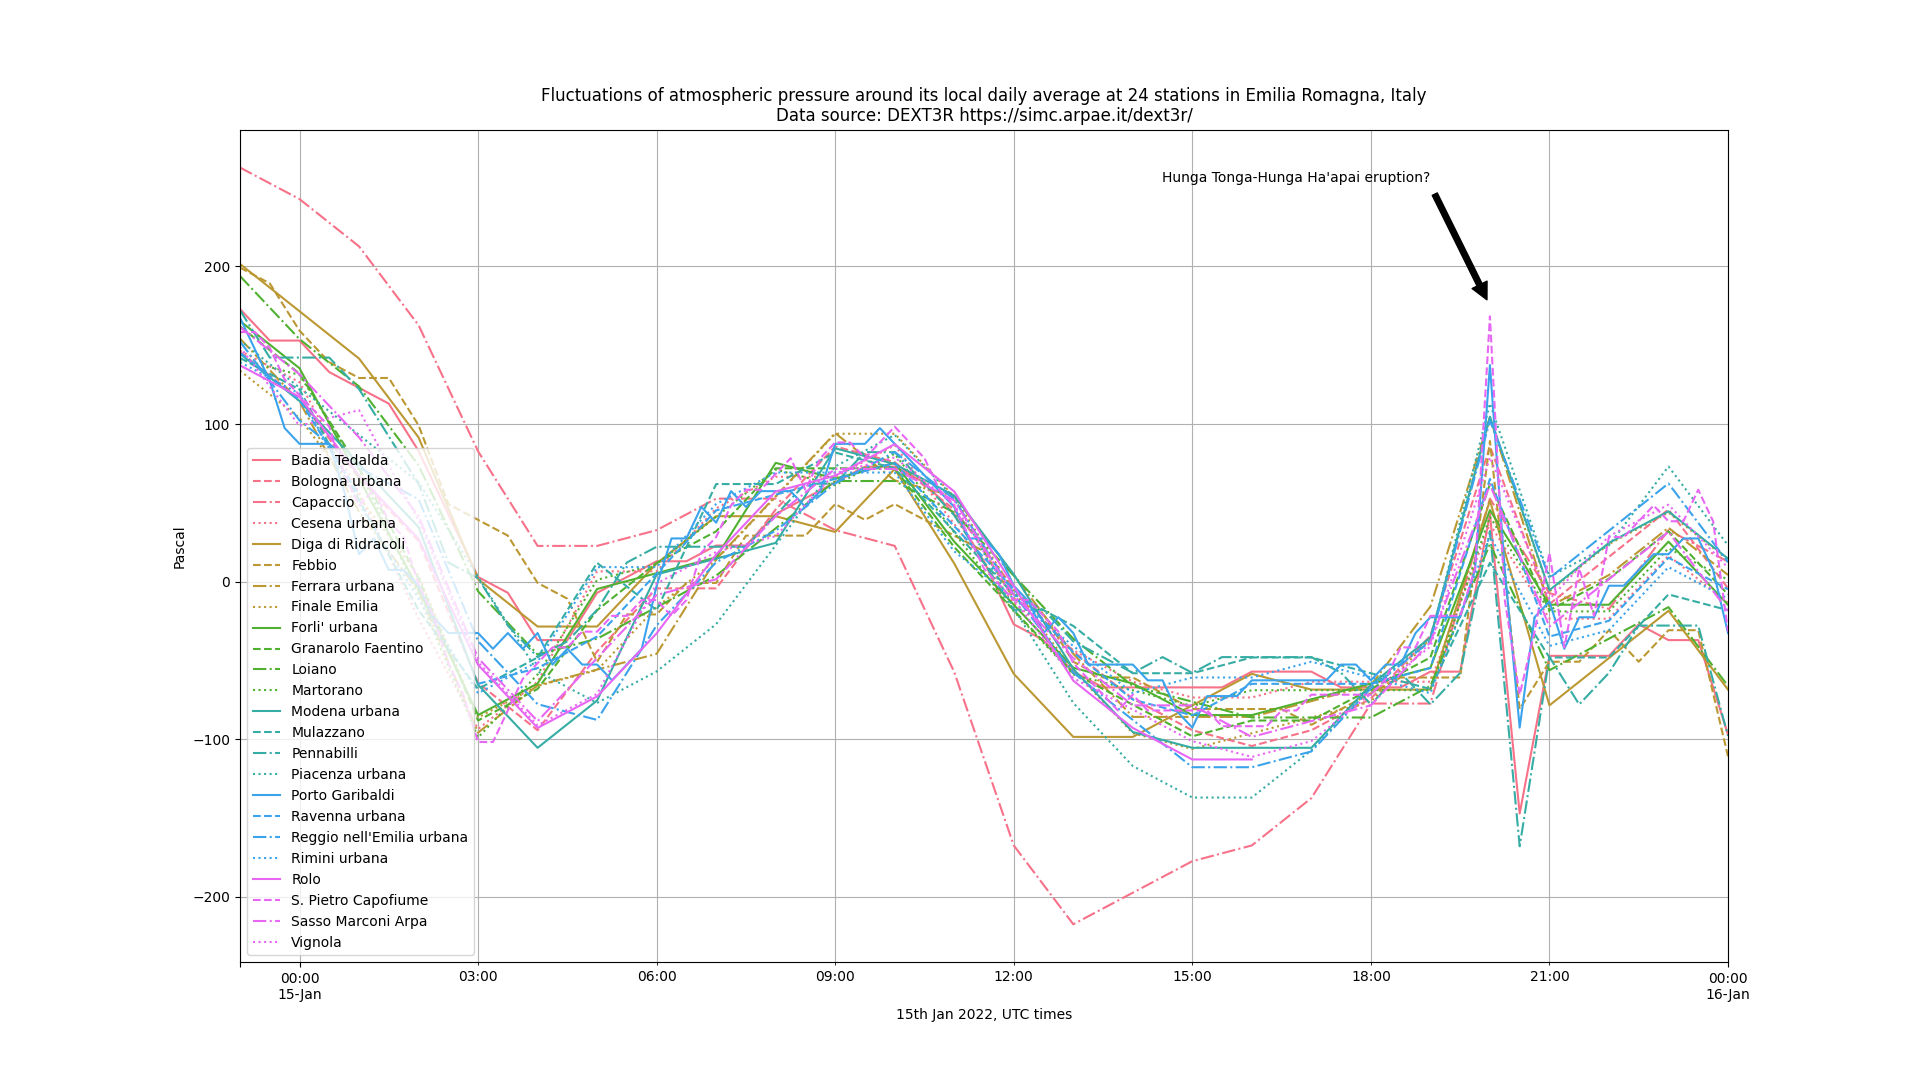

Write Python code to recreate this figure.
import pandas as pd
import matplotlib.pyplot as plt
from cycler import cycler

import seaborn as sns

lista=[]
s=[]
with open('dexter-d60a39d1-1b6d-4930-8f3d-9573724f1656.csv') as f:
    for line in f:
        if line in ['\n','\r\n']:
            lista.append(s)
            s = []
        else:
            s.append(line)


for i,c in enumerate(lista):
    f = open(str(i)+'.txt','w')
    if len(c)>2:
        f.write(c[1].strip()+',Stazione\n')
        for r in c[2:]:
            f.write(r.strip()+','+c[0])
        f.close()

dfs = []
cnt = 0
for i in range(1,27):
    try:
        df = pd.read_csv(str(i)+'.txt')
        df['p'] = df['Pressione atmosferica istantanea al livello della stazione a 2 m dal suolo (PA)']-df['Pressione atmosferica istantanea al livello della stazione a 2 m dal suolo (PA)'].mean()
        dfs.append(df)
        cnt=cnt+1
    except:
        pass

df=pd.concat(dfs)


colors = sns.color_palette('husl',n_colors=6)
plt.rc('axes', prop_cycle=(cycler('color', colors)*cycler('linestyle', ['solid', 'dashed', 'dashdot', 'dotted'])))

df['timestamp'] = pd.to_datetime(df['Inizio validità (UTC)'])
df.set_index('timestamp', inplace=True)
ax = df.groupby('Stazione')['p'].plot(legend=True,title='Fluctuations of atmospheric pressure around its local daily average at '+str(cnt)+' stations in Emilia Romagna, Italy\nData source: DEXT3R https://simc.arpae.it/dext3r/',xlabel='15th Jan 2022, UTC times',ylabel='Pascal',grid=True)
ax[0].xaxis.grid(True, which='both')
ax[0].annotate("Hunga Tonga-Hunga Ha'apai eruption?", xy=(pd.to_datetime('2022-01-15 20:00:00+00:00'), 175),  xycoords='data',
            xytext=(0.8, 0.95), textcoords='axes fraction',
            arrowprops=dict(facecolor='black', shrink=0.05),
            horizontalalignment='right', verticalalignment='top',
            )

plt.show()
